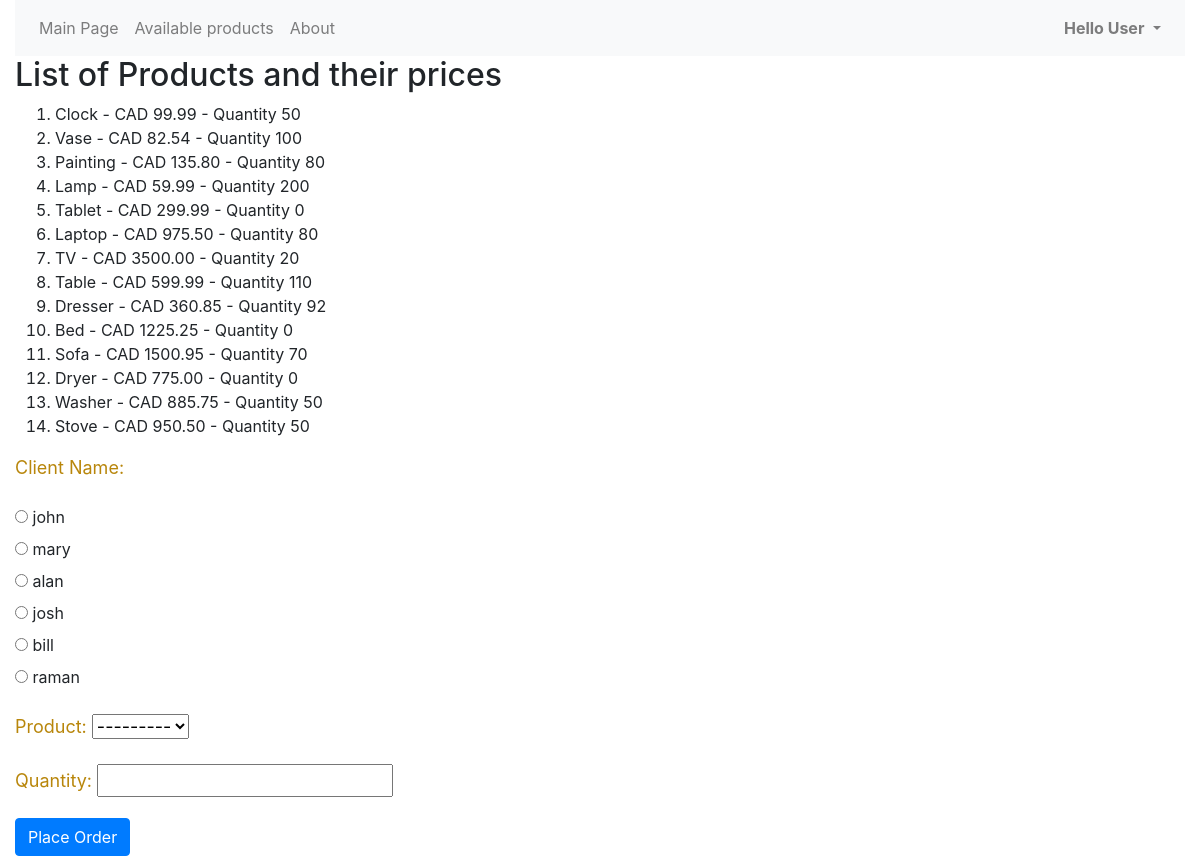
The page /myapp/placeorder/ on the database as committed earlier.
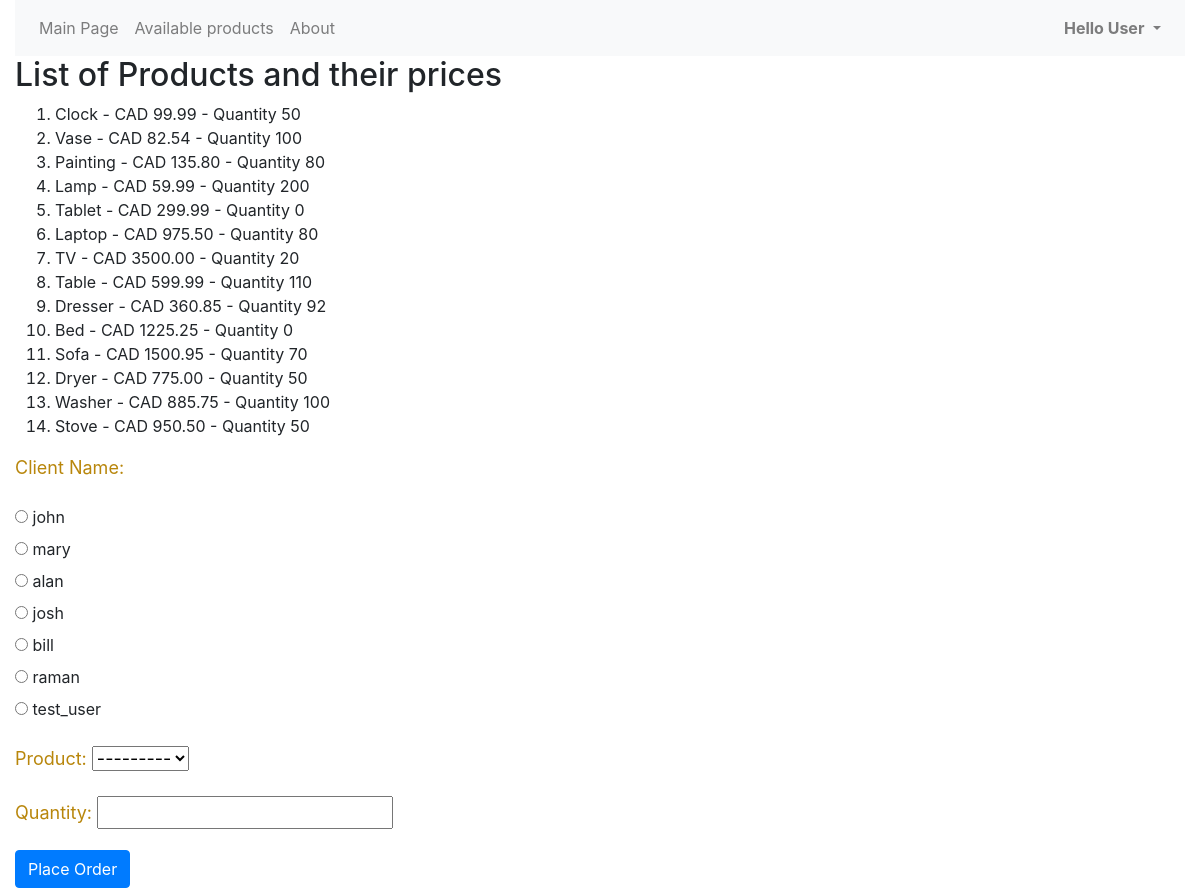
The same page on the database as committed later.
### myapp/models.py (models this page shows, shortened)
class Product(models.Model):
    category = models.ForeignKey(Category, related_name='products', on_delete=models.CASCADE)
    name = models.CharField(max_length=200)
    price = models.DecimalField(max_digits=10, decimal_places=2)
    stock = models.PositiveIntegerField(default=100, validators=[MinValueValidator(1), MaxValueValidator(999)])
    available = models.BooleanField(default=True)
    description = models.TextField(null=True, blank=True)
    interested = models.PositiveIntegerField(default=0)
    def __str__(self):
        return self.name

### myapp/views.py (the view)
# urls.py: path(r'placeorder/', views.place_order, name='place_order'),
def place_order(request):
    msg = ''
    prod_list = Product.objects.all()
    if request.method == 'POST':
        form = OrderForm(request.POST)
        if form.is_valid():
            order = form.save(commit=False)
            if order.num_units <= order.product.stock:
                order.order_status = 1
                order.status_date = datetime.date.today()
                order.save()
                product = prod_list.get(name=order.product.name)
                product.stock -= order.num_units
                product.save()
                msg = 'Your order has been placed successfully.'
            else:
                msg = 'We do not have sufficient stock to fill your order.'
            return render(request, 'myapp/order_response.html', {'msg': msg})
    else:
        form = OrderForm()
    return render(request, 'myapp/placeorder.html', {'form': form, 'msg': msg, 'prod_list': prod_list})

### myapp/forms.py
class OrderForm(forms.ModelForm):
    class Meta:
        model = Order
        fields = ['client', 'product', 'num_units']
        widgets = {'client': forms.RadioSelect()}
        labels = {'client': 'Client Name', 'num_units': 'Quantity'}

### myapp/models.py (called while the page is built)
    def __str__(self):
        return self.username

### myapp/templates/myapp/placeorder.html (shortened to what this page needs)
{% extends 'myapp/base.html' %}
{% block body_block %}
    {% if prod_list %}
    <h2>List of Products and their prices</h2>
    <ol>
     {% for prod in prod_list %}
             <li>{{ prod.name }} - CAD {{ prod.price }} - Quantity {{ prod.stock }}</li>
     {% endfor %}
    </ol>
    {% endif %}
    <form action="/myapp/placeorder/" method="post">
    {{ form.as_p }}
    <input type="submit" class="btn btn-primary" value="Place Order"/></form>
{% endblock %}

### myapp/templates/myapp/base.html (shortened to what this page needs)
<!DOCTYPE html>
{% load static %}
<html>
<head>
    <link rel="stylesheet" type="text/css" href="{% static 'myapp/style.css' %}" />
    <link rel="stylesheet" href="https://maxcdn.bootstrapcdn.com/bootstrap/4.0.0-beta/css/bootstrap.min.css">
</head>
<body>
    <div class="container-fluid">
    <nav class="navbar navbar-expand-lg navbar-light bg-light">
        <div class="collapse navbar-collapse" id="navbarSupportedContent">
            <ul class="navbar-nav mr-auto">
                <li class="nav-item">
                    <a class="nav-link" href = "{% url 'myapp:index' %}">Main Page</a>
                </li>
                <li class="nav-item">
                    <a class="nav-link" href="/myapp/products/">Available products</a>
                </li>
                <li class="nav-item">
                    <a class="nav-link" href="/myapp/about/">About</a>
                </li>
            </ul>
            <ul class="navbar-nav ml-auto">
                <li class="nav-item dropdown">
                    {% block login_urls %}
                    {% if request.user.is_authenticated %}
                        <a class="nav-link dropdown-toggle" href="#" id="navbarDropdownMenuLink" data-toggle="dropdown" aria-haspopup="true" aria-expanded="false">
                            <b>Hello {{ request.user.first_name }}</b>
                        </a>
                        <div class="dropdown-menu" aria-labelledby="navbarDropdownMenuLink">
                            <a class="dropdown-item" href="{% url 'myapp:orders' %}">My orders</a>
                            <a class="dropdown-item" href="/myapp/logout/">Logout</a>
                        </div>
                    {% else %}
                        <a class="nav-link dropdown-toggle" href="#" id="navbarDropdownMenuLink" data-toggle='dropdown' aria-haspopup="true" aria-expanded="false">
                            <b>Hello User</b>
                        </a>
                    {% endif %}
                    {% endblock %}
                </li>
            </ul>
        </div>
    </nav>
    <div>
        {% block body_block %}*** {% endblock %}
    </div>
    </div>
</body>
</body>
</html>

### myapp/static/myapp/style.css (style rules this page uses)
p { color: darkgoldenrod; font-size: large; width: fit-content; }
.dropdown-toggle { margin-left: auto; }

Rows that differ between the two databases and show on the page:
changed Product "Dryer": stock "0" → "50"
changed Product "Washer": stock "50" → "100"
Other text that changed with them:
form field client: "☐ john ☐ mary ☐ alan ☐ josh ☐ bill ☐ raman" → "☐ john ☐ mary ☐ alan ☐ josh ☐ bill ☐ raman ☐ test_user"
text no longer shown: "Client Name: john mary alan josh bill raman Product: Quantity:"
text now shown: "Client Name: john mary alan josh bill raman test_user Product: Quantity:"
